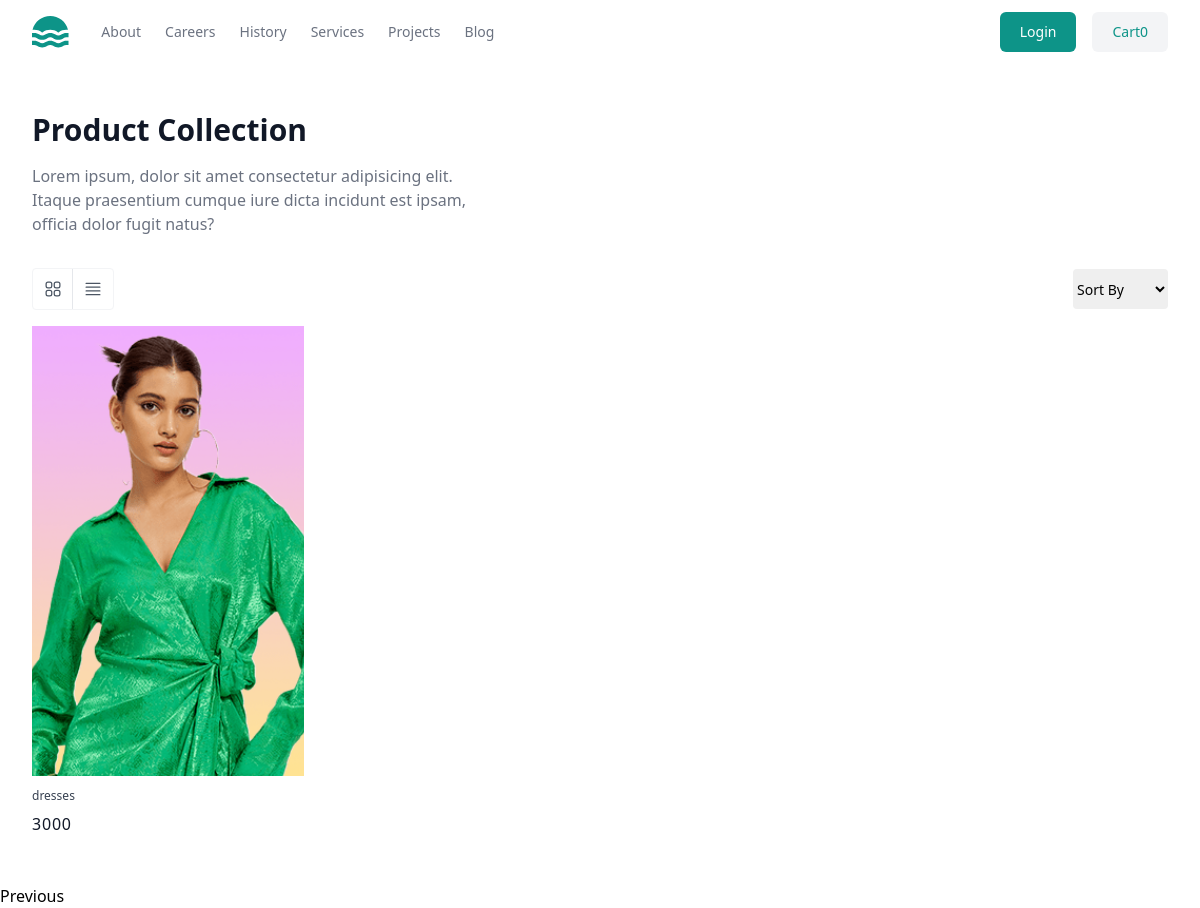
Page /index/?page=2 on the committed database.
### store/models.py (models this page shows, shortened)
class BaseModel(models.Model):
    created_date=models.DateTimeField(auto_now_add=True)
    updated_date=models.DateTimeField(auto_now=True)
    is_active=models.BooleanField(default=True)

class Product(BaseModel):
    title=models.CharField(max_length=200)
    description=models.TextField()
    price=models.PositiveIntegerField()
    picture=models.ImageField(upload_to="product_images",null=True,blank=True)
    brand_object=models.ForeignKey(Brand,on_delete=models.CASCADE)
    category_object=models.ForeignKey(Category,on_delete=models.CASCADE)
    size_objects=models.ManyToManyField(Size)
    tag_objects=models.ManyToManyField(Tag)
    color=models.CharField(max_length=200)

### store/views.py (the view, shortened to what this page needs)
# urls.py: path('index/',views.ProductListView.as_view(),name='product-list'),
class ProductListView(View):
    template_name="index.html"
    def get(self,request,*args,**kwargs):
        qs=Product.objects.all()
        paginator=Paginator(qs,4)
        page_number=request.GET.get("page")
        page_obj=paginator.get_page(page_number)
        return render(request,self.template_name,{"data":qs,"page_obj":page_obj})

### store/contextprocessor.py (called while the page is built)
def cart_count_context(request):
    count=0
    if request.user.is_authenticated:
        count=BasketItem.objects.filter(basket_object=request.user.cart,is_order_placed=False).count()
    return {"item_count":count}

### store/templates/index.html (shortened to what this page needs)
{%extends 'base.html'%}
{%block main_block%}
<section>
    <div class="mx-auto max-w-screen-xl px-4 py-8 sm:px-6 sm:py-12 lg:px-8">
        <header>
            <h2 class="text-xl font-bold text-gray-900 sm:text-3xl">Product Collection</h2>
            <p class="mt-4 max-w-md text-gray-500">
                Lorem ipsum, dolor sit amet consectetur adipisicing elit. Itaque praesentium cumque iure
                dicta incidunt est ipsam, officia dolor fugit natus?
            </p>
        </header>
        <div class="mt-8 flex items-center justify-between">
            <div class="flex rounded border border-gray-100">
                <button
                    class="inline-flex size-10 items-center justify-center border-e text-gray-600 transition hover:bg-gray-50 hover:text-gray-700">
                </button>
                <button
                    class="inline-flex size-10 items-center justify-center text-gray-600 transition hover:bg-gray-50 hover:text-gray-700">
                    <svg xmlns="http://www.w3.org/2000/svg" fill="none" viewBox="0 0 24 24" stroke-width="1.5"
                        stroke="currentColor" class="size-5">
                        <path stroke-linecap="round" stroke-linejoin="round"
                            d="M3.75 5.25h16.5m-16.5 4.5h16.5m-16.5 4.5h16.5m-16.5 4.5h16.5" />
                    </svg>
                </button>
            </div>
            <div>
                <select id="SortBy" class="h-10 rounded border-gray-300 text-sm">
                    <option>Sort By</option>
                </select>
            </div>
        </div>
        <ul class="mt-4 grid gap-4 sm:grid-cols-2 lg:grid-cols-4">
            {%for p in page_obj%}
            <li>
                <a href="{%url 'product-detail' p.id%}" class="group block overflow-hidden">
                    {%if p.picture%}
                    <img src="{{p.picture.url}}"
                    alt=""
                    class="h-[350px] w-full object-cover transition duration-500 group-hover:scale-105 sm:h-[450px]" />
                    {%else%}
                    <img src="https://images.unsplash.com/photo-1523381210434-271e8be1f52b?ixlib=rb-1.2.1&ixid=MnwxMjA3fDB8MHxwaG90by1wYWdlfHx8fGVufDB8fHx8&auto=format&fit=crop&w=1770&q=80"
                    alt=""
                    class="h-[350px] w-full object-cover transition duration-500 group-hover:scale-105 sm:h-[450px]" />
                    {%endif%}
                    <div class="relative bg-white pt-3">
                        <h3 class="text-xs text-gray-700 group-hover:underline group-hover:underline-offset-4">
                          {{p.title}}
                        </h3>
                        <p class="mt-2">
                            <span class="tracking-wider text-gray-900"> {{p.price}} </span>
                        </p>
                    </div>
                </a>
            </li>
            {%endfor%}
        </ul>
    </div>
</section>
{%if page_obj.has_previous%}
<a href="?page={{page_obj.previous_page_number}}">Previous</a>
{%endif%}
{%endblock%}

### rows in the picture
Product: picture (picture), title "dresses", price "3000"

### other values in the picture
{{ item_count }} "0"
